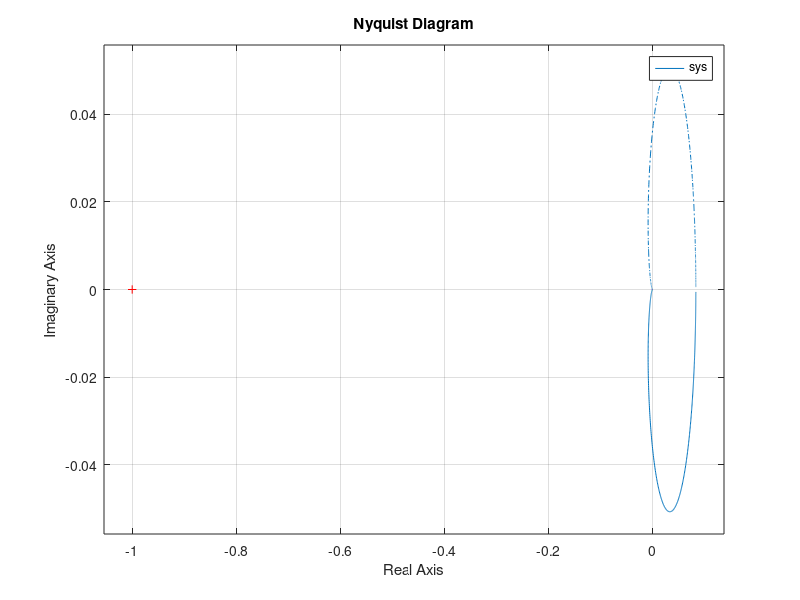
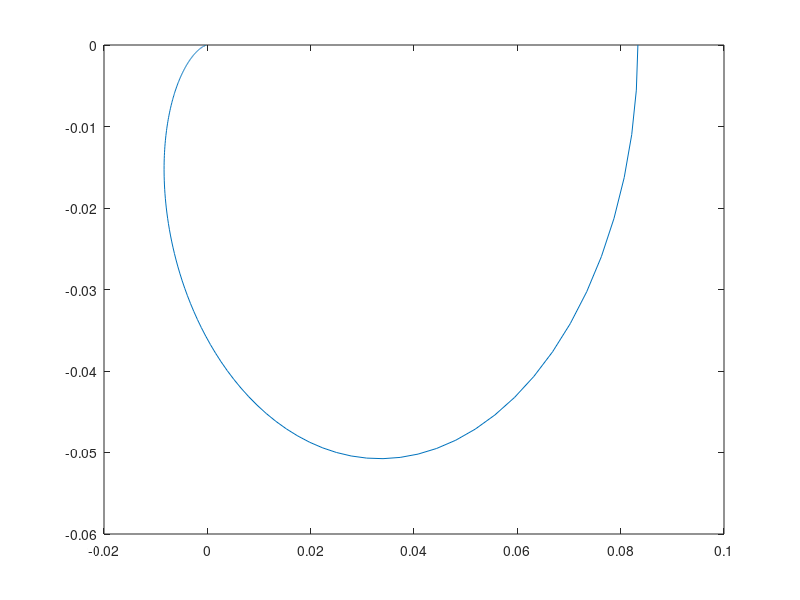

These charts were generated, in order, by the following MATLAB code:
sys = tf(1,[1 8 12]);
nyquist(sys)
omega = linspace(0, 100000, 1000000);
y = 1./(-1*omega.*omega+8*omega*i+12);
figure
plot(y, '-')
